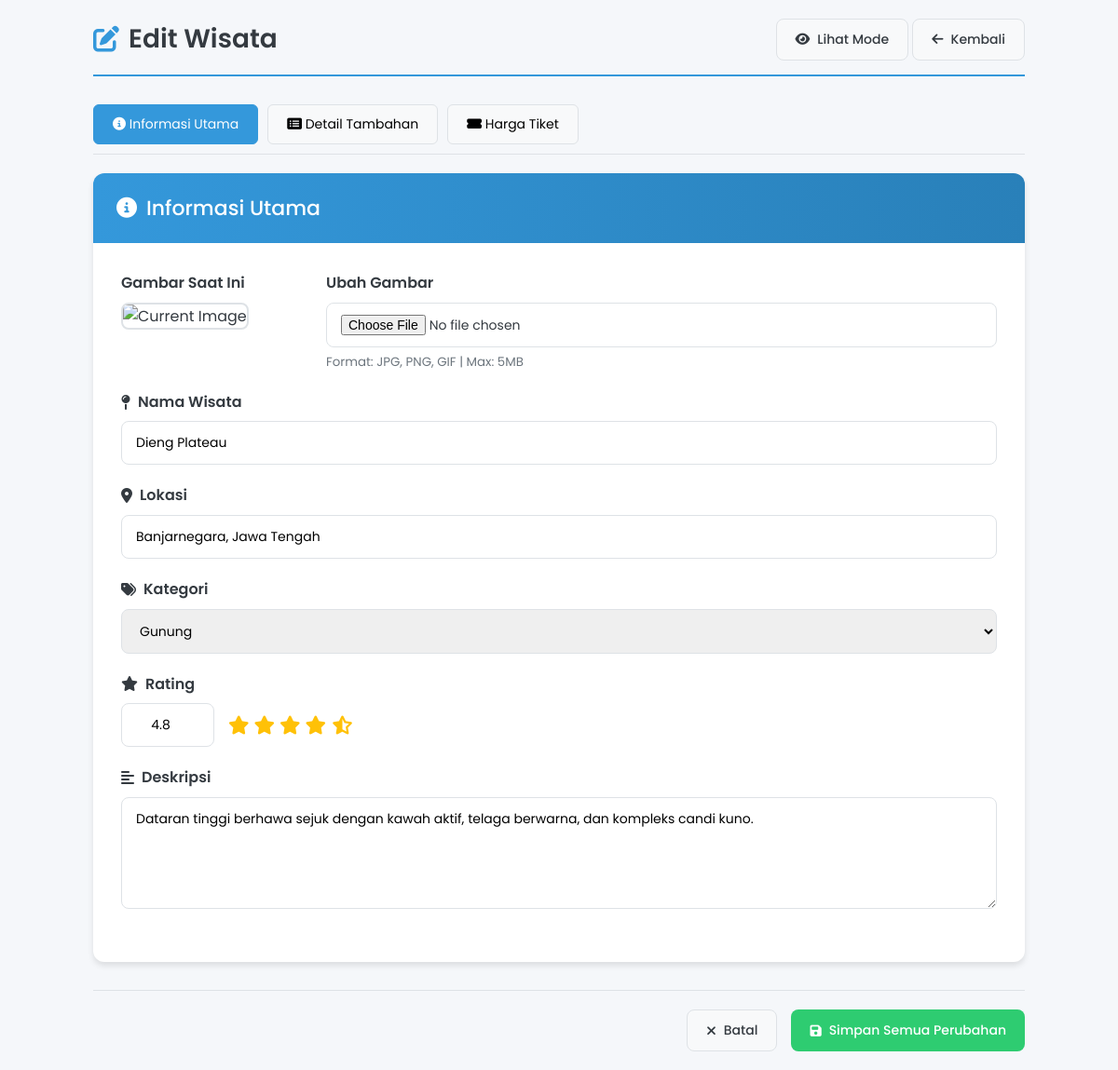
The app's page /admin/pages/wisata/edit_wisata.php?id=2 (signed in) with its own data.
### tables this page shows
CREATE TABLE `wisata` (
  `id_wisata` int(11) NOT NULL,
  `nama_wisata` varchar(255) NOT NULL,
  `lokasi` varchar(255) NOT NULL,
  `deskripsi` text NOT NULL,
  `gambar` varchar(255) NOT NULL,
  `tanggal_ditambahkan` datetime NOT NULL,
  `id_kategori` int(11) DEFAULT NULL,
  `rating` decimal(2,1) DEFAULT 0.0
);

CREATE TABLE `kategori` (
  `id_kategori` int(11) NOT NULL,
  `nama_kategori` varchar(100) NOT NULL
);

### admin/pages/wisata/edit_wisata.php (the view, shortened to what this page needs)
<?php
require_once '../../../config/koneksi.php';
$id = isset($_GET['id']) ? intval($_GET['id']) : 0;
$query = "
    SELECT w.*, k.nama_kategori, d.full_deskripsi, d.jam_operasional,
           d.durasi_wisata, d.waktu_terbaik, d.cuaca_saat_ini
    FROM wisata w
    LEFT JOIN kategori k ON w.id_kategori = k.id_kategori
    LEFT JOIN detail_wisata d ON w.id_wisata = d.id_wisata
    WHERE w.id_wisata = $id
";
$result = mysqli_query($conn, $query);
$data = mysqli_fetch_assoc($result);
$kategori_result = mysqli_query($conn, "SELECT * FROM kategori ORDER BY nama_kategori");
?>
<!DOCTYPE html>
<html lang="id">
<head>
<link rel="stylesheet" href="https://cdnjs.cloudflare.com/ajax/libs/font-awesome/6.4.0/css/all.min.css">
</head>
<body>
    <div class="container">
        <div class="header">
            <h1><i class="fas fa-edit"></i> Edit Wisata</h1>
            <div>
                <a href="detail_wisata.php?id=<?= $id ?>" class="btn btn-secondary">
                    <i class="fas fa-eye"></i> Lihat Mode
                </a>
                <a href="wisata.php" class="btn btn-secondary">
                    <i class="fas fa-arrow-left"></i> Kembali
                </a>
            </div>
        </div>
        <form method="POST" enctype="multipart/form-data">
            <div class="tab-navigation">
                <button type="button" class="tab-btn active" onclick="showTab('tab1')">
                    <i class="fas fa-info-circle"></i> Informasi Utama
                </button>
                <button type="button" class="tab-btn" onclick="showTab('tab2')">
                    <i class="fas fa-list-alt"></i> Detail Tambahan
                </button>
                <button type="button" class="tab-btn" onclick="showTab('tab3')">
                    <i class="fas fa-ticket-alt"></i> Harga Tiket
                </button>
            </div>
            <div class="tab-content active" id="tab1">
                <div class="card">
                    <div class="card-header">
                        <h2><i class="fas fa-info-circle"></i> Informasi Utama</h2>
                    </div>
                    <div class="card-body">
                        <div class="form-group form-image">
                            <div class="current-image">
                                <div class="form-label">Gambar Saat Ini</div>
                                <img src="galeri/img/<?= htmlspecialchars($data['gambar']) ?>"
                                     alt="Current Image"
                                     onerror="this.src='galeri/img/default.jpg'">
                            </div>
                            <div class="image-upload">
                                <label class="form-label">Ubah Gambar</label>
                                <input type="file" name="gambar" class="form-control" accept="image/*" onchange="previewImage(event)">
                                <small style="color: var(--gray); display: block; margin-top: 5px;">Format: JPG, PNG, GIF | Max: 5MB</small>
                            </div>
                        </div>
                        <div class="form-group">
                            <label class="form-label">
                                <i class="fas fa-map-pin"></i> Nama Wisata
                            </label>
                            <input type="text" name="nama_wisata" class="form-control"
                                   value="<?= htmlspecialchars($data['nama_wisata']) ?>" required>
                        </div>
                        <div class="form-group">
                            <label class="form-label">
                                <i class="fas fa-location-dot"></i> Lokasi
                            </label>
                            <input type="text" name="lokasi" class="form-control"
                                   value="<?= htmlspecialchars($data['lokasi']) ?>" required>
                        </div>
                        <div class="form-group">
                            <label class="form-label">
                                <i class="fas fa-tags"></i> Kategori
                            </label>
                            <select name="id_kategori" class="form-control" required>
                                <?php while($kategori = mysqli_fetch_assoc($kategori_result)): ?>
                                    <option value="<?= $kategori['id_kategori'] ?>"
                                        <?= $kategori['id_kategori'] == $data['id_kategori'] ? 'selected' : '' ?>>
                                        <?= htmlspecialchars($kategori['nama_kategori']) ?>
                                    </option>
                                <?php endwhile; ?>
                            </select>
                        </div>
                        <div class="form-group">
                            <label class="form-label">
                                <i class="fas fa-star"></i> Rating
                            </label>
                            <div class="rating-container">
                                <input type="number" name="rating" class="form-control rating-input"
                                       min="0" max="5" step="0.1"
                                       value="<?= $data['rating'] ?>" required>
                                <div class="rating-stars" id="ratingStars">
                                    <?php
                                    $rating = floatval($data['rating']);
                                    for($i = 1; $i <= 5; $i++):
                                        if($i <= floor($rating)): ?>
                                            <i class="fas fa-star" data-rating="<?= $i ?>"></i>
                                        <?php elseif($i == ceil($rating) && ($rating - floor($rating)) >= 0.5): ?>
                                            <i class="fas fa-star-half-alt" data-rating="<?= $i ?>"></i>
                                        <?php else: ?>
                                            <i class="far fa-star" data-rating="<?= $i ?>"></i>
                                        <?php endif;
                                    endfor;
                                    ?>
                                </div>
                            </div>
                        </div>
                        <div class="form-group">
                            <label class="form-label">
                                <i class="fas fa-align-left"></i> Deskripsi
                            </label>
                            <textarea name="deskripsi" class="form-control" required><?= htmlspecialchars($data['deskripsi']) ?></textarea>
                        </div>
                    </div>
                </div>
            </div>
            <div class="form-actions">
                <a href="detail_wisata.php?id=<?= $id ?>" class="btn btn-secondary">
                    <i class="fas fa-times"></i> Batal
                </a>
                <button type="submit" class="btn btn-success">
                    <i class="fas fa-save"></i> Simpan Semua Perubahan
                </button>
            </div>
        </form>
    </div>
</body>
</html>

### admin/pages/wisata/edit_wisata.php (style rules this page uses)
:root { --primary: #3498db; --primary-dark: #2980b9; --secondary: #2ecc71; --danger: #e74c3c; --warning: #f39c12; --light: #f8f9fa; --dark: #343a40; --gray: #6c757d; --border: #dee2e6; --shadow: 0 4px 6px rgba(0, 0, 0, 0.1); --transition: all 0.3s ease; }
* { margin: 0; padding: 0; box-sizing: border-box; }
body { font-family: 'Poppins', sans-serif; background: #f5f7fa; color: var(--dark); line-height: 1.6; padding: 20px; }
.container { max-width: 1000px; margin: 0 auto; }
.header { display: flex; justify-content: space-between; align-items: center; margin-bottom: 30px; padding-bottom: 15px; border-bottom: 2px solid var(--primary); }
.header h1 { font-size: 28px; font-weight: 600; color: var(--dark); display: flex; align-items: center; gap: 10px; }
.header h1 i { color: var(--primary); }
.btn { display: inline-flex; align-items: center; gap: 8px; padding: 10px 20px; text-decoration: none; border-radius: 8px; font-weight: 500; transition: var(--transition); border: none; cursor: pointer; font-family: 'Poppins', sans-serif; font-size: 14px; }
.btn-secondary { background-color: var(--light); color: var(--dark); border: 1px solid var(--border); }
.btn-success { background-color: var(--secondary); color: white; }
.card { background-color: white; border-radius: 12px; box-shadow: var(--shadow); overflow: hidden; margin-bottom: 25px; }
.card-header { background: linear-gradient(to right, var(--primary), var(--primary-dark)); color: white; padding: 20px 25px; }
.card-header h2 { font-size: 22px; font-weight: 500; display: flex; align-items: center; gap: 10px; }
.card-body { padding: 30px; }
.form-group { margin-bottom: 20px; }
.form-label { display: block; margin-bottom: 8px; font-weight: 600; color: var(--dark); display: flex; align-items: center; gap: 8px; }
.form-control { width: 100%; padding: 12px 15px; border: 1px solid var(--border); border-radius: 8px; font-family: 'Poppins', sans-serif; font-size: 14px; transition: var(--transition); }
textarea.form-control { min-height: 120px; resize: vertical; }
.form-image { display: flex; gap: 20px; align-items: flex-start; }
.current-image { flex: 0 0 200px; }
.current-image img { width: 100%; border-radius: 8px; border: 2px solid var(--border); }
.image-upload { flex: 1; }
.rating-container { display: flex; align-items: center; gap: 15px; }
.rating-input { width: 100px; text-align: center; }
.rating-stars { display: flex; gap: 5px; }
.rating-stars i { color: #ffc107; font-size: 20px; cursor: pointer; }
.form-actions { display: flex; justify-content: flex-end; gap: 15px; margin-top: 30px; padding-top: 20px; border-top: 1px solid var(--border); }
.tab-navigation { display: flex; gap: 10px; margin-bottom: 20px; border-bottom: 1px solid var(--border); padding-bottom: 10px; }
.tab-btn { padding: 10px 20px; background: var(--light); border: 1px solid var(--border); border-radius: 6px; cursor: pointer; font-family: 'Poppins', sans-serif; font-size: 14px; transition: var(--transition); }
.tab-btn.active { background: var(--primary); color: white; border-color: var(--primary); }
.tab-content { display: none; }
.tab-content.active { display: block; }

### records on screen
wisata: nama_wisata "Dieng Plateau", lokasi "Banjarnegara, Jawa Tengah", id_kategori "Gunung", rating "4.8", deskripsi "Dataran tinggi berhawa sejuk dengan kawah aktif, telaga berwarna, dan kompleks candi kuno."
